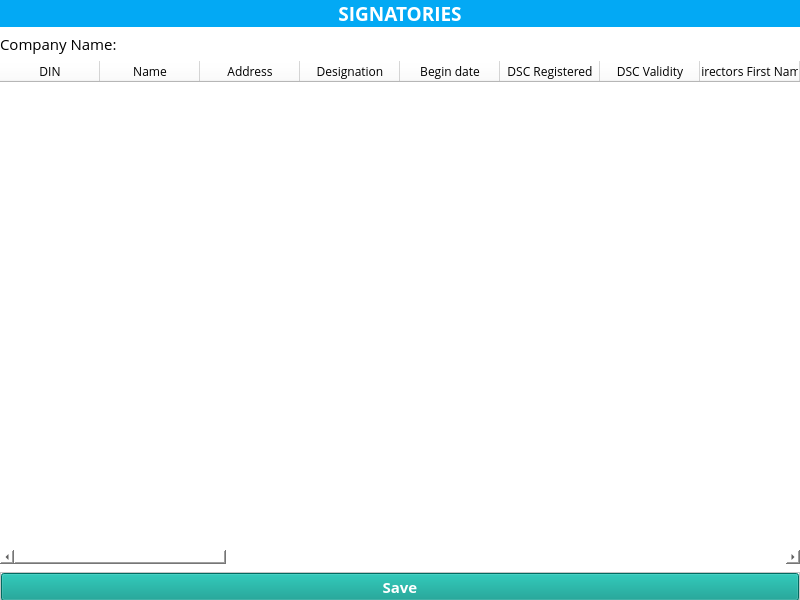
<?xml version="1.0" encoding="UTF-8"?>
<ui version="4.0">
 <class>Form</class>
 <widget class="QWidget" name="Form">
  <property name="windowModality">
   <enum>Qt::ApplicationModal</enum>
  </property>
  <property name="geometry">
   <rect>
    <x>0</x>
    <y>0</y>
    <width>800</width>
    <height>600</height>
   </rect>
  </property>
  <property name="minimumSize">
   <size>
    <width>800</width>
    <height>600</height>
   </size>
  </property>
  <property name="sizeIncrement">
   <size>
    <width>0</width>
    <height>0</height>
   </size>
  </property>
  <property name="windowTitle">
   <string>Form</string>
  </property>
  <property name="windowIcon">
   <iconset>
    <normaloff>../Icon/logo.png</normaloff>../Icon/logo.png</iconset>
  </property>
  <property name="styleSheet">
   <string notr="true">background-color: rgb(255, 255, 255);</string>
  </property>
  <layout class="QGridLayout" name="gridLayout">
   <property name="leftMargin">
    <number>0</number>
   </property>
   <property name="topMargin">
    <number>0</number>
   </property>
   <property name="rightMargin">
    <number>0</number>
   </property>
   <property name="bottomMargin">
    <number>0</number>
   </property>
   <item row="3" column="1" colspan="2">
    <layout class="QHBoxLayout" name="horizontalLayout">
     <item>
      <widget class="QTableWidget" name="DirectorInfo">
       <property name="font">
        <font>
         <family>Open Sans</family>
         <pointsize>10</pointsize>
         <stylestrategy>PreferAntialias</stylestrategy>
        </font>
       </property>
       <property name="frameShape">
        <enum>QFrame::NoFrame</enum>
       </property>
       <property name="frameShadow">
        <enum>QFrame::Sunken</enum>
       </property>
       <property name="midLineWidth">
        <number>9</number>
       </property>
       <property name="sizeAdjustPolicy">
        <enum>QAbstractScrollArea::AdjustToContents</enum>
       </property>
       <property name="showGrid">
        <bool>true</bool>
       </property>
       <property name="gridStyle">
        <enum>Qt::DashLine</enum>
       </property>
       <property name="sortingEnabled">
        <bool>true</bool>
       </property>
       <attribute name="horizontalHeaderCascadingSectionResizes">
        <bool>false</bool>
       </attribute>
       <attribute name="verticalHeaderVisible">
        <bool>false</bool>
       </attribute>
       <attribute name="verticalHeaderShowSortIndicator" stdset="0">
        <bool>false</bool>
       </attribute>
       <attribute name="verticalHeaderStretchLastSection">
        <bool>false</bool>
       </attribute>
       <column>
        <property name="text">
         <string>DIN</string>
        </property>
        <property name="font">
         <font>
          <family>Open Sans</family>
          <underline>false</underline>
          <stylestrategy>PreferAntialias</stylestrategy>
         </font>
        </property>
        <property name="textAlignment">
         <set>AlignCenter</set>
        </property>
       </column>
       <column>
        <property name="text">
         <string>Name</string>
        </property>
        <property name="font">
         <font>
          <family>Open Sans</family>
          <stylestrategy>PreferAntialias</stylestrategy>
         </font>
        </property>
        <property name="textAlignment">
         <set>AlignCenter</set>
        </property>
       </column>
       <column>
        <property name="text">
         <string>Address</string>
        </property>
        <property name="font">
         <font>
          <family>Open Sans</family>
          <stylestrategy>PreferAntialias</stylestrategy>
         </font>
        </property>
        <property name="textAlignment">
         <set>AlignCenter</set>
        </property>
       </column>
       <column>
        <property name="text">
         <string>Designation</string>
        </property>
        <property name="font">
         <font>
          <family>Open Sans</family>
          <stylestrategy>PreferAntialias</stylestrategy>
         </font>
        </property>
        <property name="textAlignment">
         <set>AlignCenter</set>
        </property>
       </column>
       <column>
        <property name="text">
         <string>Begin date</string>
        </property>
        <property name="font">
         <font>
          <family>Open Sans</family>
          <stylestrategy>PreferAntialias</stylestrategy>
         </font>
        </property>
        <property name="textAlignment">
         <set>AlignCenter</set>
        </property>
       </column>
       <column>
        <property name="text">
         <string>DSC Registered</string>
        </property>
        <property name="font">
         <font>
          <family>Open Sans</family>
          <stylestrategy>PreferAntialias</stylestrategy>
         </font>
        </property>
        <property name="textAlignment">
         <set>AlignCenter</set>
        </property>
       </column>
       <column>
        <property name="text">
         <string>DSC Validity</string>
        </property>
        <property name="font">
         <font>
          <family>Open Sans</family>
          <stylestrategy>PreferAntialias</stylestrategy>
         </font>
        </property>
        <property name="textAlignment">
         <set>AlignCenter</set>
        </property>
       </column>
       <column>
        <property name="text">
         <string>Directors First Name</string>
        </property>
        <property name="font">
         <font>
          <family>Open Sans</family>
          <stylestrategy>PreferAntialias</stylestrategy>
         </font>
        </property>
        <property name="textAlignment">
         <set>AlignCenter</set>
        </property>
       </column>
       <column>
        <property name="text">
         <string>Directors Middle Name</string>
        </property>
        <property name="font">
         <font>
          <family>Open Sans</family>
          <stylestrategy>PreferAntialias</stylestrategy>
         </font>
        </property>
        <property name="textAlignment">
         <set>AlignCenter</set>
        </property>
       </column>
       <column>
        <property name="text">
         <string>Gender</string>
        </property>
        <property name="font">
         <font>
          <family>Open Sans</family>
          <stylestrategy>PreferAntialias</stylestrategy>
         </font>
        </property>
        <property name="textAlignment">
         <set>AlignCenter</set>
        </property>
       </column>
       <column>
        <property name="text">
         <string>Fathers First Name</string>
        </property>
        <property name="font">
         <font>
          <family>Open Sans</family>
          <stylestrategy>PreferAntialias</stylestrategy>
         </font>
        </property>
        <property name="textAlignment">
         <set>AlignCenter</set>
        </property>
       </column>
       <column>
        <property name="text">
         <string>Fathers Middle Name</string>
        </property>
        <property name="font">
         <font>
          <family>Open Sans</family>
          <stylestrategy>PreferAntialias</stylestrategy>
         </font>
        </property>
        <property name="textAlignment">
         <set>AlignCenter</set>
        </property>
       </column>
       <column>
        <property name="text">
         <string>Fathers Last Name</string>
        </property>
        <property name="font">
         <font>
          <family>Open Sans</family>
          <stylestrategy>PreferAntialias</stylestrategy>
         </font>
        </property>
        <property name="textAlignment">
         <set>AlignCenter</set>
        </property>
       </column>
       <column>
        <property name="text">
         <string>Family Name</string>
        </property>
        <property name="font">
         <font>
          <family>Open Sans</family>
          <stylestrategy>PreferAntialias</stylestrategy>
         </font>
        </property>
        <property name="textAlignment">
         <set>AlignCenter</set>
        </property>
       </column>
       <column>
        <property name="text">
         <string>Present Address</string>
        </property>
        <property name="font">
         <font>
          <family>Open Sans</family>
          <stylestrategy>PreferAntialias</stylestrategy>
         </font>
        </property>
        <property name="textAlignment">
         <set>AlignCenter</set>
        </property>
       </column>
       <column>
        <property name="text">
         <string>Permanent Address</string>
        </property>
        <property name="font">
         <font>
          <family>Open Sans</family>
          <stylestrategy>PreferAntialias</stylestrategy>
         </font>
        </property>
        <property name="textAlignment">
         <set>AlignCenter</set>
        </property>
       </column>
       <column>
        <property name="text">
         <string>Mobile</string>
        </property>
        <property name="font">
         <font>
          <family>Open Sans</family>
          <stylestrategy>PreferAntialias</stylestrategy>
         </font>
        </property>
        <property name="textAlignment">
         <set>AlignCenter</set>
        </property>
       </column>
       <column>
        <property name="text">
         <string>Email</string>
        </property>
        <property name="font">
         <font>
          <family>Open Sans</family>
          <stylestrategy>PreferAntialias</stylestrategy>
         </font>
        </property>
        <property name="textAlignment">
         <set>AlignCenter</set>
        </property>
       </column>
       <column>
        <property name="text">
         <string>Nationality</string>
        </property>
        <property name="font">
         <font>
          <family>Open Sans</family>
          <stylestrategy>PreferAntialias</stylestrategy>
         </font>
        </property>
        <property name="textAlignment">
         <set>AlignCenter</set>
        </property>
       </column>
       <column>
        <property name="text">
         <string>Place of Birth</string>
        </property>
        <property name="font">
         <font>
          <family>Open Sans</family>
          <stylestrategy>PreferAntialias</stylestrategy>
         </font>
        </property>
        <property name="textAlignment">
         <set>AlignCenter</set>
        </property>
       </column>
       <column>
        <property name="text">
         <string>Occupation</string>
        </property>
        <property name="font">
         <font>
          <family>Open Sans</family>
          <stylestrategy>PreferAntialias</stylestrategy>
         </font>
        </property>
        <property name="textAlignment">
         <set>AlignCenter</set>
        </property>
       </column>
       <column>
        <property name="text">
         <string>Date of Birth</string>
        </property>
        <property name="font">
         <font>
          <family>Open Sans</family>
          <stylestrategy>PreferAntialias</stylestrategy>
         </font>
        </property>
        <property name="textAlignment">
         <set>AlignCenter</set>
        </property>
       </column>
       <column>
        <property name="text">
         <string>Age</string>
        </property>
        <property name="font">
         <font>
          <family>Open Sans</family>
          <stylestrategy>PreferAntialias</stylestrategy>
         </font>
        </property>
        <property name="textAlignment">
         <set>AlignCenter</set>
        </property>
       </column>
       <column>
        <property name="text">
         <string>Educational Qualification</string>
        </property>
        <property name="font">
         <font>
          <family>Open Sans</family>
          <stylestrategy>PreferAntialias</stylestrategy>
         </font>
        </property>
        <property name="textAlignment">
         <set>AlignCenter</set>
        </property>
       </column>
       <column>
        <property name="text">
         <string>Aadhar</string>
        </property>
        <property name="font">
         <font>
          <family>Open Sans</family>
          <stylestrategy>PreferAntialias</stylestrategy>
         </font>
        </property>
        <property name="textAlignment">
         <set>AlignCenter</set>
        </property>
       </column>
       <column>
        <property name="text">
         <string>PAN</string>
        </property>
        <property name="font">
         <font>
          <family>Open Sans</family>
          <stylestrategy>PreferAntialias</stylestrategy>
         </font>
        </property>
        <property name="textAlignment">
         <set>AlignCenter</set>
        </property>
       </column>
       <column>
        <property name="text">
         <string>Passport</string>
        </property>
        <property name="font">
         <font>
          <family>Open Sans</family>
          <stylestrategy>PreferAntialias</stylestrategy>
         </font>
        </property>
        <property name="textAlignment">
         <set>AlignCenter</set>
        </property>
       </column>
       <column>
        <property name="text">
         <string>Voters ID</string>
        </property>
        <property name="font">
         <font>
          <family>Open Sans</family>
          <stylestrategy>PreferAntialias</stylestrategy>
         </font>
        </property>
        <property name="textAlignment">
         <set>AlignCenter</set>
        </property>
       </column>
       <column>
        <property name="text">
         <string>Alias</string>
        </property>
        <property name="font">
         <font>
          <family>Open Sans</family>
          <stylestrategy>PreferAntialias</stylestrategy>
         </font>
        </property>
        <property name="textAlignment">
         <set>AlignCenter</set>
        </property>
       </column>
      </widget>
     </item>
    </layout>
   </item>
   <item row="2" column="1">
    <widget class="QLabel" name="Namelabel">
     <property name="maximumSize">
      <size>
       <width>150</width>
       <height>16777215</height>
      </size>
     </property>
     <property name="font">
      <font>
       <family>Open Sans</family>
       <pointsize>11</pointsize>
       <stylestrategy>PreferAntialias</stylestrategy>
      </font>
     </property>
     <property name="text">
      <string>Company Name:</string>
     </property>
    </widget>
   </item>
   <item row="0" column="1" colspan="2">
    <widget class="QLabel" name="title">
     <property name="font">
      <font>
       <family>Open Sans</family>
       <pointsize>11</pointsize>
       <weight>75</weight>
       <bold>true</bold>
       <stylestrategy>PreferAntialias</stylestrategy>
      </font>
     </property>
     <property name="styleSheet">
      <string notr="true">background-color: rgb(3,169,244);
color: rgb(255, 255, 255);</string>
     </property>
     <property name="text">
      <string>&lt;html&gt;&lt;head/&gt;&lt;body&gt;&lt;p&gt;&lt;span style=&quot; font-size:14pt;&quot;&gt;SIGNATORIES&lt;/span&gt;&lt;/p&gt;&lt;/body&gt;&lt;/html&gt;</string>
     </property>
     <property name="alignment">
      <set>Qt::AlignCenter</set>
     </property>
    </widget>
   </item>
   <item row="2" column="2">
    <widget class="QLabel" name="CompanyName">
     <property name="font">
      <font>
       <family>Open Sans</family>
       <pointsize>12</pointsize>
       <stylestrategy>PreferAntialias</stylestrategy>
      </font>
     </property>
     <property name="text">
      <string/>
     </property>
     <property name="alignment">
      <set>Qt::AlignLeading|Qt::AlignLeft|Qt::AlignVCenter</set>
     </property>
    </widget>
   </item>
   <item row="4" column="1" colspan="2">
    <widget class="QFrame" name="frame">
     <property name="minimumSize">
      <size>
       <width>0</width>
       <height>30</height>
      </size>
     </property>
     <property name="maximumSize">
      <size>
       <width>16777215</width>
       <height>26</height>
      </size>
     </property>
     <property name="font">
      <font>
       <family>Open Sans</family>
       <stylestrategy>PreferAntialias</stylestrategy>
      </font>
     </property>
     <property name="frameShape">
      <enum>QFrame::StyledPanel</enum>
     </property>
     <property name="frameShadow">
      <enum>QFrame::Raised</enum>
     </property>
     <layout class="QGridLayout" name="gridLayout_2">
      <property name="leftMargin">
       <number>0</number>
      </property>
      <property name="topMargin">
       <number>0</number>
      </property>
      <property name="rightMargin">
       <number>0</number>
      </property>
      <property name="bottomMargin">
       <number>0</number>
      </property>
      <item row="0" column="0">
       <widget class="QPushButton" name="savebutton">
        <property name="sizePolicy">
         <sizepolicy hsizetype="Minimum" vsizetype="Expanding">
          <horstretch>0</horstretch>
          <verstretch>0</verstretch>
         </sizepolicy>
        </property>
        <property name="font">
         <font>
          <family>Open Sans</family>
          <pointsize>11</pointsize>
          <weight>75</weight>
          <bold>true</bold>
          <stylestrategy>PreferAntialias</stylestrategy>
         </font>
        </property>
        <property name="styleSheet">
         <string notr="true">color: rgb(255, 255, 255);
background-color:rgb(0,150,136);</string>
        </property>
        <property name="text">
         <string>Save</string>
        </property>
        <property name="icon">
         <iconset>
          <normaloff>../../../Resources/Images/check-mark.png</normaloff>../../../Resources/Images/check-mark.png</iconset>
        </property>
       </widget>
      </item>
     </layout>
    </widget>
   </item>
  </layout>
 </widget>
 <resources/>
 <connections/>
</ui>
